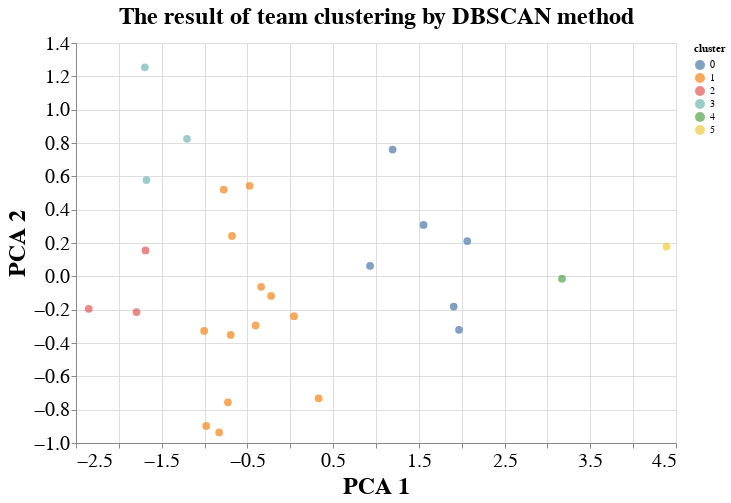

The cell this chart's notebook holds for it:
### Code cell
# visualize using altair
import altair as alt

alt.Chart(final_df).mark_circle(size=60).encode(
    x='PCA 1',
    y='PCA 2',
    color='cluster:N',
    tooltip=['Team', 'Gls', 'PCA 1', 'PCA 2', 'Poss', 'cluster']
).properties(
    width=600,
    height=400,
    title="The result of team clustering by DBSCAN method"
).configure_title(
        fontSize=24,
).configure_axis(
    labelFontSize=20,
    titleFontSize=24,
).configure_text(
    fontSize=20
).interactive()

### Figure 1 — Vega-Lite specification as saved in the notebook (floating-point values rounded to 4 significant figures)
{"config": {"view": {"continuousWidth": 300, "continuousHeight": 300}, "axis": {"labelFontSize": 20, "titleFontSize": 24}, "text": {"fontSize": 20}, "title": {"fontSize": 24}}, "data": {"name": "data-5fc97d2d483e22b37c978bd0a9122f3d"}, "mark": {"type": "circle", "size": 60}, "encoding": {"color": {"field": "cluster", "type": "nominal"}, "tooltip": [{"field": "Team", "type": "nominal"}, {"field": "Gls", "type": "quantitative"}, {"field": "PCA 1", "type": "quantitative"}, {"field": "PCA 2", "type": "quantitative"}, {"field": "Poss", "type": "quantitative"}, {"field": "cluster", "type": "quantitative"}], "x": {"field": "PCA 1", "type": "quantitative"}, "y": {"field": "PCA 2", "type": "quantitative"}}, "height": 400, "params": [{"name": "param_3", "select": {"type": "interval", "encodings": ["x", "y"]}, "bind": "scales"}], "title": "The result of team clustering by DBSCAN method", "width": 600, "$schema": "https://vega.github.io/schema/vega-lite/v5.8.0.json", "datasets": {"data-5fc97d2d483e22b37c978bd0a9122f3d": [{"Team": "Arsenal", "index": 0, "Poss": 56.7, "Gls": 62.75, "Ast": 46.5, "PrgC": 839.0, "PrgP": 1874.0, "Gls_Conceded": 46.0, "Ast_Conceded": 31.25, "PrgC_Conceded": 670.8, "PrgP_Conceded": 1253.0, "cluster": 0, "cluster 0": 1, "cluster 1": 0, "cluster 2": 0, "cluster 3": 0, "cluster 4": 0, "cluster 5": 0, "final_standing_2022": 5.0, "final_point_2022": 69.0, "champions": 0.0, "europa": 1.0, "europa_conference": 0.0, "relegation": 0.0, "tournament_type": "EUROPA League", "PCA 1": 1.555, "PCA 2": 0.3085}, {"Team": "Aston Villa", "index": 1, "Poss": 46.3, "Gls": 46.0, "Ast": 35.0, "PrgC": 634.0, "PrgP": 1334.0, "Gls_Conceded": 55.5, "Ast_Conceded": 37.0, "PrgC_Conceded": 782.0, "PrgP_Conceded": 1686.0, "cluster": 1, "cluster 0": 0, "cluster 1": 1, "cluster 2": 0, "cluster 3": 0, "cluster 4": 0, "cluster 5": 0, "final_standing_2022": 14.0, "final_point_2022": 45.0, "champions": 0.0, "europa": 0.0, "europa_conference": 0.0, "relegation": 0.0, "tournament_type": "N/A", "PCA 1": -0.3402, "PCA 2": -0.06297}, {"Team": "Bournemouth", "index": 2, "Poss": 46.37, "Gls": 46.0, "Ast": 34.33, "PrgC": 680.3, "PrgP": 1406.0, "Gls_Conceded": 64.0, "Ast_Conceded": 45.67, "PrgC_Conceded": 728.0, "PrgP_Conceded": 1670.0, "cluster": 1, "cluster 0": 0, "cluster 1": 1, "cluster 2": 0, "cluster 3": 0, "cluster 4": 0, "cluster 5": 0, "final_standing_2022": -1.0, "final_point_2022": -1.0, "champions": -1.0, "europa": -1.0, "europa_conference": -1.0, "relegation": -1.0, "tournament_type": "Relegated before this season", "PCA 1": -0.7765, "PCA 2": 0.5204}, {"Team": "Brighton", "index": 3, "Poss": 47.35, "Gls": 35.5, "Ast": 24.25, "PrgC": 588.0, "PrgP": 1393.0, "Gls_Conceded": 51.25, "Ast_Conceded": 36.75, "PrgC_Conceded": 758.5, "PrgP_Conceded": 1572.0, "cluster": 1, "cluster 0": 0, "cluster 1": 1, "cluster 2": 0, "cluster 3": 0, "cluster 4": 0, "cluster 5": 0, "final_standing_2022": 9.0, "final_point_2022": 51.0, "champions": 0.0, "europa": 0.0, "europa_conference": 0.0, "relegation": 0.0, "tournament_type": "N/A", "PCA 1": -0.4042, "PCA 2": -0.2945}, {"Team": "Burnley", "index": 4, "Poss": 42.23, "Gls": 37.75, "Ast": 27.0, "PrgC": 419.5, "PrgP": 1009.0, "Gls_Conceded": 51.25, "Ast_Conceded": 39.25, "PrgC_Conceded": 881.0, "PrgP_Conceded": 1626.0, "cluster": 1, "cluster 0": 0, "cluster 1": 1, "cluster 2": 0, "cluster 3": 0, "cluster 4": 0, "cluster 5": 0, "final_standing_2022": 18.0, "final_point_2022": 35.0, "champions": 0.0, "europa": 0.0, "europa_conference": 0.0, "relegation": 1.0, "tournament_type": "Relegated next season", "PCA 1": -0.7275, "PCA 2": -0.7562}, {"Team": "Cardiff City", "index": 5, "Poss": 35.4, "Gls": 33.0, "Ast": 20.0, "PrgC": 434.0, "PrgP": 918.0, "Gls_Conceded": 69.0, "Ast_Conceded": 53.0, "PrgC_Conceded": 872.0, "PrgP_Conceded": 1723.0, "cluster": 2, "cluster 0": 0, "cluster 1": 0, "cluster 2": 1, "cluster 3": 0, "cluster 4": 0, "cluster 5": 0, "final_standing_2022": -1.0, "final_point_2022": -1.0, "champions": -1.0, "europa": -1.0, "europa_conference": -1.0, "relegation": -1.0, "tournament_type": "Relegated before this season", "PCA 1": -2.351, "PCA 2": -0.1946}, {"Team": "Chelsea", "index": 6, "Poss": 59.95, "Gls": 61.5, "Ast": 44.5, "PrgC": 995.2, "PrgP": 1962.0, "Gls_Conceded": 40.25, "Ast_Conceded": 29.5, "PrgC_Conceded": 511.0, "PrgP_Conceded": 1185.0, "cluster": 0, "cluster 0": 1, "cluster 1": 0, "cluster 2": 0, "cluster 3": 0, "cluster 4": 0, "cluster 5": 0, "final_standing_2022": 3.0, "final_point_2022": 74.0, "champions": 1.0, "europa": 0.0, "europa_conference": 0.0, "relegation": 0.0, "tournament_type": "UEFA Champions", "PCA 1": 2.065, "PCA 2": 0.2114}, {"Team": "Crystal Palace", "index": 7, "Poss": 43.95, "Gls": 40.0, "Ast": 27.0, "PrgC": 655.0, "PrgP": 1280.0, "Gls_Conceded": 54.75, "Ast_Conceded": 39.5, "PrgC_Conceded": 751.5, "PrgP_Conceded": 1779.0, "cluster": 1, "cluster 0": 0, "cluster 1": 1, "cluster 2": 0, "cluster 3": 0, "cluster 4": 0, "cluster 5": 0, "final_standing_2022": 12.0, "final_point_2022": 48.0, "champions": 0.0, "europa": 0.0, "europa_conference": 0.0, "relegation": 0.0, "tournament_type": "N/A", "PCA 1": -0.6954, "PCA 2": -0.3519}, {"Team": "Everton", "index": 8, "Poss": 48.1, "Gls": 45.5, "Ast": 31.0, "PrgC": 600.2, "PrgP": 1339.0, "Gls_Conceded": 50.5, "Ast_Conceded": 36.75, "PrgC_Conceded": 716.5, "PrgP_Conceded": 1509.0, "cluster": 1, "cluster 0": 0, "cluster 1": 1, "cluster 2": 0, "cluster 3": 0, "cluster 4": 0, "cluster 5": 0, "final_standing_2022": 16.0, "final_point_2022": 39.0, "champions": 0.0, "europa": 0.0, "europa_conference": 0.0, "relegation": 0.0, "tournament_type": "N/A", "PCA 1": 0.04323, "PCA 2": -0.2393}, {"Team": "Fulham", "index": 9, "Poss": 49.25, "Gls": 29.5, "Ast": 21.0, "PrgC": 677.5, "PrgP": 1420.0, "Gls_Conceded": 65.5, "Ast_Conceded": 46.5, "PrgC_Conceded": 687.5, "PrgP_Conceded": 1522.0, "cluster": 3, "cluster 0": 0, "cluster 1": 0, "cluster 2": 0, "cluster 3": 1, "cluster 4": 0, "cluster 5": 0, "final_standing_2022": -1.0, "final_point_2022": -1.0, "champions": -1.0, "europa": -1.0, "europa_conference": -1.0, "relegation": -1.0, "tournament_type": "Relegated before this season", "PCA 1": -1.205, "PCA 2": 0.825}, {"Team": "Huddersfield", "index": 10, "Poss": 46.45, "Gls": 23.0, "Ast": 16.0, "PrgC": 614.0, "PrgP": 1229.0, "Gls_Conceded": 66.0, "Ast_Conceded": 48.5, "PrgC_Conceded": 678.0, "PrgP_Conceded": 1630.0, "cluster": 3, "cluster 0": 0, "cluster 1": 0, "cluster 2": 0, "cluster 3": 1, "cluster 4": 0, "cluster 5": 0, "final_standing_2022": -1.0, "final_point_2022": -1.0, "champions": -1.0, "europa": -1.0, "europa_conference": -1.0, "relegation": -1.0, "tournament_type": "Relegated before this season", "PCA 1": -1.678, "PCA 2": 0.5779}, {"Team": "Leeds United", "index": 11, "Poss": 57.3, "Gls": 60.0, "Ast": 45.0, "PrgC": 811.0, "PrgP": 1633.0, "Gls_Conceded": 52.0, "Ast_Conceded": 36.0, "PrgC_Conceded": 720.0, "PrgP_Conceded": 1201.0, "cluster": 0, "cluster 0": 1, "cluster 1": 0, "cluster 2": 0, "cluster 3": 0, "cluster 4": 0, "cluster 5": 0, "final_standing_2022": 17.0, "final_point_2022": 38.0, "champions": 0.0, "europa": 0.0, "europa_conference": 0.0, "relegation": 0.0, "tournament_type": "N/A", "PCA 1": 1.194, "PCA 2": 0.7607}, {"Team": "Leicester City", "index": 12, "Poss": 52.58, "Gls": 57.5, "Ast": 41.25, "PrgC": 703.0, "PrgP": 1471.0, "Gls_Conceded": 48.25, "Ast_Conceded": 34.5, "PrgC_Conceded": 685.8, "PrgP_Conceded": 1398.0, "cluster": 0, "cluster 0": 1, "cluster 1": 0, "cluster 2": 0, "cluster 3": 0, "cluster 4": 0, "cluster 5": 0, "final_standing_2022": 8.0, "final_point_2022": 52.0, "champions": 0.0, "europa": 0.0, "europa_conference": 0.0, "relegation": 0.0, "tournament_type": "N/A", "PCA 1": 0.9307, "PCA 2": 0.06327}, {"Team": "Liverpool", "index": 13, "Poss": 61.77, "Gls": 79.0, "Ast": 56.25, "PrgC": 923.0, "PrgP": 2060.0, "Gls_Conceded": 33.5, "Ast_Conceded": 22.75, "PrgC_Conceded": 521.2, "PrgP_Conceded": 1018.0, "cluster": 4, "cluster 0": 0, "cluster 1": 0, "cluster 2": 0, "cluster 3": 0, "cluster 4": 1, "cluster 5": 0, "final_standing_2022": 2.0, "final_point_2022": 92.0, "champions": 1.0, "europa": 0.0, "europa_conference": 0.0, "relegation": 0.0, "tournament_type": "UEFA Champions", "PCA 1": 3.17, "PCA 2": -0.01413}, {"Team": "Manchester City", "index": 14, "Poss": 67.15, "Gls": 94.0, "Ast": 70.0, "PrgC": 1232.0, "PrgP": 2378.0, "Gls_Conceded": 28.25, "Ast_Conceded": 18.25, "PrgC_Conceded": 431.5, "PrgP_Conceded": 791.5, "cluster": 5, "cluster 0": 0, "cluster 1": 0, "cluster 2": 0, "cluster 3": 0, "cluster 4": 0, "cluster 5": 1, "final_standing_2022": 1.0, "final_point_2022": 93.0, "champions": 1.0, "europa": 0.0, "europa_conference": 0.0, "relegation": 0.0, "tournament_type": "UEFA Champions", "PCA 1": 4.389, "PCA 2": 0.1785}, {"Team": "Manchester Utd", "index": 15, "Poss": 55.23, "Gls": 66.75, "Ast": 46.75, "PrgC": 881.0, "PrgP": 1713.0, "Gls_Conceded": 38.5, "Ast_Conceded": 26.75, "PrgC_Conceded": 687.0, "PrgP_Conceded": 1308.0, "cluster": 0, "cluster 0": 1, "cluster 1": 0, "cluster 2": 0, "cluster 3": 0, "cluster 4": 0, "cluster 5": 0, "final_standing_2022": 6.0, "final_point_2022": 58.0, "champions": 0.0, "europa": 1.0, "europa_conference": 0.0, "relegation": 0.0, "tournament_type": "EUROPA League", "PCA 1": 1.968, "PCA 2": -0.3212}, {"Team": "Newcastle Utd", "index": 16, "Poss": 39.98, "Gls": 40.25, "Ast": 29.25, "PrgC": 504.8, "PrgP": 969.2, "Gls_Conceded": 51.5, "Ast_Conceded": 35.75, "PrgC_Conceded": 788.8, "PrgP_Conceded": 1841.0, "cluster": 1, "cluster 0": 0, "cluster 1": 1, "cluster 2": 0, "cluster 3": 0, "cluster 4": 0, "cluster 5": 0, "final_standing_2022": 11.0, "final_point_2022": 49.0, "champions": 0.0, "europa": 0.0, "europa_conference": 0.0, "relegation": 0.0, "tournament_type": "N/A", "PCA 1": -0.8296, "PCA 2": -0.9363}, {"Team": "Norwich City", "index": 17, "Poss": 49.3, "Gls": 25.0, "Ast": 18.0, "PrgC": 673.0, "PrgP": 1169.0, "Gls_Conceded": 72.0, "Ast_Conceded": 50.0, "PrgC_Conceded": 846.0, "PrgP_Conceded": 1793.0, "cluster": 3, "cluster 0": 0, "cluster 1": 0, "cluster 2": 0, "cluster 3": 1, "cluster 4": 0, "cluster 5": 0, "final_standing_2022": 20.0, "final_point_2022": 22.0, "champions": 0.0, "europa": 0.0, "europa_conference": 0.0, "relegation": 1.0, "tournament_type": "Relegated next season", "PCA 1": -1.696, "PCA 2": 1.254}, {"Team": "Sheffield Utd", "index": 18, "Poss": 42.4, "Gls": 27.5, "Ast": 19.0, "PrgC": 492.0, "PrgP": 1274.0, "Gls_Conceded": 49.5, "Ast_Conceded": 36.5, "PrgC_Conceded": 834.0, "PrgP_Conceded": 1513.0, "cluster": 1, "cluster 0": 0, "cluster 1": 1, "cluster 2": 0, "cluster 3": 0, "cluster 4": 0, "cluster 5": 0, "final_standing_2022": -1.0, "final_point_2022": -1.0, "champions": -1.0, "europa": -1.0, "europa_conference": -1.0, "relegation": -1.0, "tournament_type": "Relegated before this season", "PCA 1": -0.9813, "PCA 2": -0.8973}, {"Team": "Southampton", "index": 19, "Poss": 48.9, "Gls": 44.5, "Ast": 28.75, "PrgC": 637.8, "PrgP": 1368.0, "Gls_Conceded": 61.0, "Ast_Conceded": 44.25, "PrgC_Conceded": 642.8, "PrgP_Conceded": 1469.0, "cluster": 1, "cluster 0": 0, "cluster 1": 1, "cluster 2": 0, "cluster 3": 0, "cluster 4": 0, "cluster 5": 0, "final_standing_2022": 15.0, "final_point_2022": 40.0, "champions": 0.0, "europa": 0.0, "europa_conference": 0.0, "relegation": 0.0, "tournament_type": "N/A", "PCA 1": -0.4744, "PCA 2": 0.5434}, {"Team": "Stoke City", "index": 20, "Poss": 41.4, "Gls": 34.0, "Ast": 28.0, "PrgC": 477.0, "PrgP": 1150.0, "Gls_Conceded": 66.0, "Ast_Conceded": 49.0, "PrgC_Conceded": 889.0, "PrgP_Conceded": 1749.0, "cluster": 2, "cluster 0": 0, "cluster 1": 0, "cluster 2": 1, "cluster 3": 0, "cluster 4": 0, "cluster 5": 0, "final_standing_2022": -1.0, "final_point_2022": -1.0, "champions": -1.0, "europa": -1.0, "europa_conference": -1.0, "relegation": -1.0, "tournament_type": "Relegated before this season", "PCA 1": -1.69, "PCA 2": 0.1557}, {"Team": "Swansea City", "index": 21, "Poss": 45.3, "Gls": 27.0, "Ast": 20.0, "PrgC": 596.0, "PrgP": 1194.0, "Gls_Conceded": 54.0, "Ast_Conceded": 37.0, "PrgC_Conceded": 765.0, "PrgP_Conceded": 1838.0, "cluster": 1, "cluster 0": 0, "cluster 1": 1, "cluster 2": 0, "cluster 3": 0, "cluster 4": 0, "cluster 5": 0, "final_standing_2022": -1.0, "final_point_2022": -1.0, "champions": -1.0, "europa": -1.0, "europa_conference": -1.0, "relegation": -1.0, "tournament_type": "Relegated before this season", "PCA 1": -1.005, "PCA 2": -0.3276}, {"Team": "Tottenham", "index": 22, "Poss": 56.1, "Gls": 64.5, "Ast": 46.75, "PrgC": 775.8, "PrgP": 1683.0, "Gls_Conceded": 39.5, "Ast_Conceded": 25.25, "PrgC_Conceded": 633.5, "PrgP_Conceded": 1324.0, "cluster": 0, "cluster 0": 1, "cluster 1": 0, "cluster 2": 0, "cluster 3": 0, "cluster 4": 0, "cluster 5": 0, "final_standing_2022": 4.0, "final_point_2022": 41.0, "champions": 1.0, "europa": 0.0, "europa_conference": 0.0, "relegation": 0.0, "tournament_type": "UEFA Champions", "PCA 1": 1.906, "PCA 2": -0.1814}, {"Team": "Watford", "index": 23, "Poss": 46.43, "Gls": 42.67, "Ast": 29.0, "PrgC": 604.3, "PrgP": 1306.0, "Gls_Conceded": 60.0, "Ast_Conceded": 39.33, "PrgC_Conceded": 763.7, "PrgP_Conceded": 1550.0, "cluster": 1, "cluster 0": 0, "cluster 1": 1, "cluster 2": 0, "cluster 3": 0, "cluster 4": 0, "cluster 5": 0, "final_standing_2022": 19.0, "final_point_2022": 23.0, "champions": 0.0, "europa": 0.0, "europa_conference": 0.0, "relegation": 1.0, "tournament_type": "Relegated next season", "PCA 1": -0.68, "PCA 2": 0.2424}, {"Team": "West Brom", "index": 24, "Poss": 39.3, "Gls": 32.0, "Ast": 22.0, "PrgC": 474.0, "PrgP": 1066.0, "Gls_Conceded": 63.5, "Ast_Conceded": 48.0, "PrgC_Conceded": 917.0, "PrgP_Conceded": 1863.0, "cluster": 2, "cluster 0": 0, "cluster 1": 0, "cluster 2": 1, "cluster 3": 0, "cluster 4": 0, "cluster 5": 0, "final_standing_2022": -1.0, "final_point_2022": -1.0, "champions": -1.0, "europa": -1.0, "europa_conference": -1.0, "relegation": -1.0, "tournament_type": "Relegated before this season", "PCA 1": -1.794, "PCA 2": -0.2141}, {"Team": "West Ham", "index": 25, "Poss": 45.28, "Gls": 52.0, "Ast": 36.0, "PrgC": 644.5, "PrgP": 1329.0, "Gls_Conceded": 55.75, "Ast_Conceded": 42.75, "PrgC_Conceded": 847.8, "PrgP_Conceded": 1724.0, "cluster": 1, "cluster 0": 0, "cluster 1": 1, "cluster 2": 0, "cluster 3": 0, "cluster 4": 0, "cluster 5": 0, "final_standing_2022": 7.0, "final_point_2022": 56.0, "champions": 0.0, "europa": 0.0, "europa_conference": 1.0, "relegation": 0.0, "tournament_type": "EUROPA Conference", "PCA 1": -0.2238, "PCA 2": -0.1176}, {"Team": "Wolves", "index": 26, "Poss": 48.13, "Gls": 43.0, "Ast": 30.0, "PrgC": 800.3, "PrgP": 1324.0, "Gls_Conceded": 43.33, "Ast_Conceded": 31.33, "PrgC_Conceded": 716.7, "PrgP_Conceded": 1519.0, "cluster": 1, "cluster 0": 0, "cluster 1": 1, "cluster 2": 0, "cluster 3": 0, "cluster 4": 0, "cluster 5": 0, "final_standing_2022": 10.0, "final_point_2022": 51.0, "champions": 0.0, "europa": 0.0, "europa_conference": 0.0, "relegation": 0.0, "tournament_type": "N/A", "PCA 1": 0.3307, "PCA 2": -0.7322}]}}
